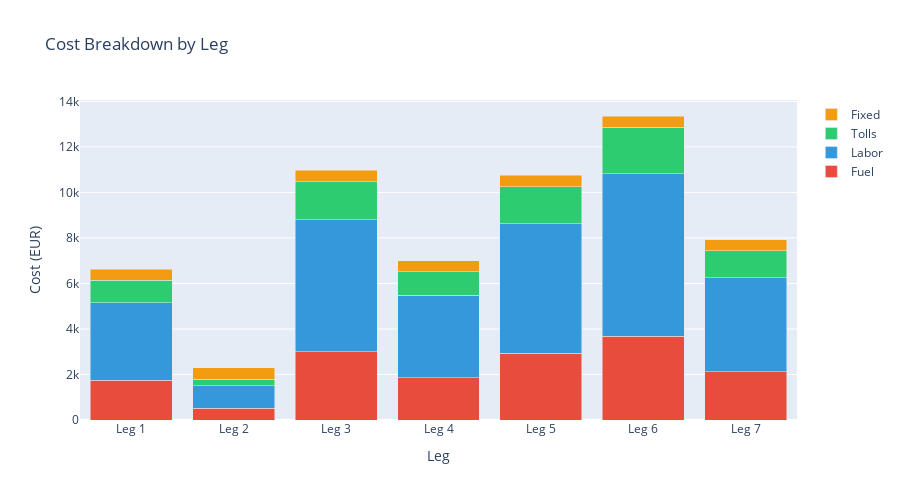

This figure's notebook cell:
### Markdown cell above
## 4. Cost Breakdown Visualization

### Code cell
# Calculate costs
params = DEFAULT_COST_PARAMS
num_trucks = int(params['num_trucks'])
cost_data = []

for idx, leg in enumerate(legs):
    cost = calculate_leg_cost(leg, num_trucks, params)
    cost_data.append({
        'Leg': f"Leg {idx+1}",
        'Fuel': cost.fuel_cost_eur,
        'Labor': cost.labor_cost_eur,
        'Tolls': cost.toll_cost_eur,
        'Fixed': cost.fixed_cost_eur
    })

df_costs = pd.DataFrame(cost_data)

# Stacked bar chart
fig = go.Figure()

fig.add_trace(go.Bar(name='Fuel', x=df_costs['Leg'], y=df_costs['Fuel'], marker_color='#e74c3c'))
fig.add_trace(go.Bar(name='Labor', x=df_costs['Leg'], y=df_costs['Labor'], marker_color='#3498db'))
fig.add_trace(go.Bar(name='Tolls', x=df_costs['Leg'], y=df_costs['Tolls'], marker_color='#2ecc71'))
fig.add_trace(go.Bar(name='Fixed', x=df_costs['Leg'], y=df_costs['Fixed'], marker_color='#f39c12'))

fig.update_layout(
    barmode='stack',
    title='Cost Breakdown by Leg',
    xaxis_title='Leg',
    yaxis_title='Cost (EUR)',
    height=500,
    hovermode='x unified'
)

fig.show()

### Figure 1 — Plotly figure (JSON) as saved in the notebook; plotly's stock layout.template omitted (floating-point values rounded to 4 significant figures)
{"data": [{"marker": {"color": "#e74c3c"}, "name": "Fuel", "type": "bar", "x": ["Leg 1", "Leg 2", "Leg 3", "Leg 4", "Leg 5", "Leg 6", "Leg 7"], "y": [1751.0, 512.2, 2990.0, 1858.0, 2927.0, 3674.0, 2122.0]}, {"marker": {"color": "#3498db"}, "name": "Labor", "type": "bar", "x": ["Leg 1", "Leg 2", "Leg 3", "Leg 4", "Leg 5", "Leg 6", "Leg 7"], "y": [3406.0, 996.0, 5813.0, 3613.0, 5692.0, 7143.0, 4127.0]}, {"marker": {"color": "#2ecc71"}, "name": "Tolls", "type": "bar", "x": ["Leg 1", "Leg 2", "Leg 3", "Leg 4", "Leg 5", "Leg 6", "Leg 7"], "y": [973.0, 284.6, 1661.0, 1032.0, 1626.0, 2041.0, 1179.0]}, {"marker": {"color": "#f39c12"}, "name": "Fixed", "type": "bar", "x": ["Leg 1", "Leg 2", "Leg 3", "Leg 4", "Leg 5", "Leg 6", "Leg 7"], "y": [500.0, 500.0, 500.0, 500.0, 500.0, 500.0, 500.0]}], "layout": {"barmode": "stack", "height": 500, "hovermode": "x unified", "title": {"text": "Cost Breakdown by Leg"}, "xaxis": {"title": {"text": "Leg"}}, "yaxis": {"title": {"text": "Cost (EUR)"}}}}
